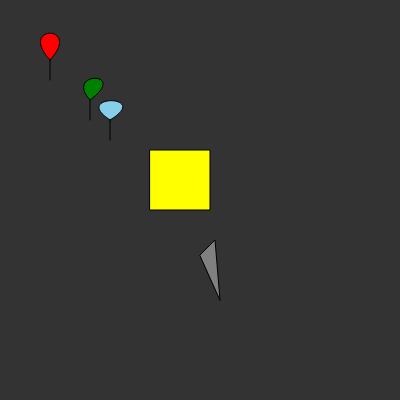
Frame 1 (no input)
Frame 60 (no input): identical to frame 1, image omitted
Frame 120 (the mouse pressed at the canvas centre since frame 60): identical to frame 1, image omitted

The p5.js sketch that drew this single still picture (run headless with seeded random() and noise() and a simulated clock; from frame 60 on, the mouse is pressed at the canvas centre):

// p5.js sketch
// ── sketch.js
function setup() {
   createCanvas(400, 400);
   background(51);
fill('red');
curve(-150, 275,50,60,50,60,250,275);
line(50,60,50,80);
fill('green');
  curve(-150,275,90,100,90,100,250,275);
  line(90,100,90,120);
fill('skyblue');
curve(-150, 275, 110, 120, 110, 120, 350, 275);
line(110, 120, 110, 140);
fill('gray');
triangle(200, 255, 215, 240, 220, 300);
fill('yellow');
quad(150, 150, 210, 150, 210, 210, 150, 210);
}
function draw() {
}
